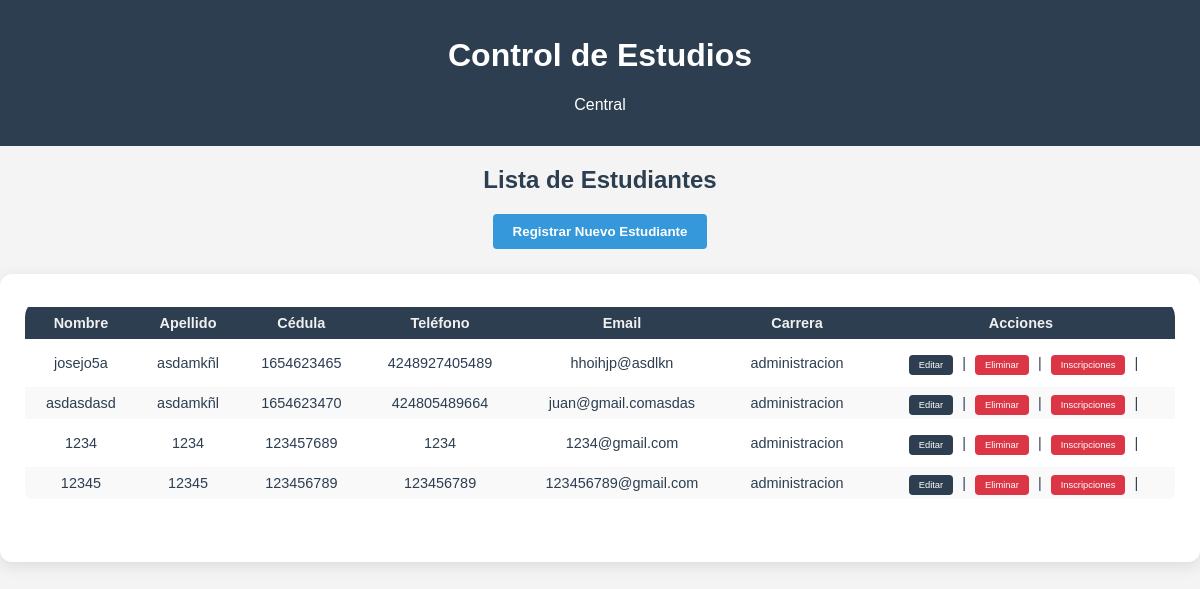
The page /estudiantes/ on the database its author committed.
### modulos/estudiantes/models.py (models this page shows, shortened)
class Estudiante(Persona):
    __tablename__ = 'estudiantes'
    cedula = db.Column(db.String(20), db.ForeignKey('personas.cedula'), primary_key=True)
    carrera_id = db.Column(db.Integer, db.ForeignKey('carreras.id'), nullable=True)
    solvente = db.Column(db.Boolean, default = False)
    deuda = db.Column(db.Float, default=0.0)
    saldo = db.Column(db.Float, default = 0.0)
    carrera = db.relationship('Carrera', back_populates='estudiantes')
    inscripciones = db.relationship('Inscripcion', back_populates='estudiante', cascade="all, delete-orphan")
    notas = db.relationship('Nota', back_populates='estudiante', cascade="all, delete-orphan")
    __mapper_args__ = {
        'polymorphic_identity': 'estudiante',
    }

### modulos/central/models.py (models this page shows, shortened)
class Persona(db.Model):
    __tablename__ = 'personas'
    cedula = db.Column(db.String(20), primary_key=True, unique=True)
    nombre = db.Column(db.String(100), nullable=False)
    apellido = db.Column(db.String(100), nullable=False)
    numero_telefono = db.Column(db.Integer)
    correo_electronico = db.Column(db.String(100), unique=True, nullable=False)
    usuario = db.Column(db.String(50), unique=True, nullable=False)
    contrasenia = db.Column(db.String(100), nullable=False)
    rol = db.Column(db.String(20), nullable=False)
    __mapper_args__ = {
        'polymorphic_identity': 'persona',
        'polymorphic_on': rol
    }

### modulos/control_academico/models.py (models this page shows, shortened)
class Carrera(db.Model):
    __tablename__ = 'carreras'
    id = db.Column(db.Integer, primary_key=True)
    nombre = db.Column(db.String(100), nullable=False, unique=True)
    programas = db.relationship('Programa', back_populates='carrera')
    estudiantes = db.relationship('Estudiante', back_populates='carrera')

### modulos/estudiantes/routes.py (the view)
@bp.route('/')
def index():
    estudiantes = Estudiante.query.all()
    return render_template('estudiantes/listar_estudiantes.html', estudiantes=estudiantes)

### modulos/estudiantes/templates/estudiantes/listar_estudiantes.html (shortened to what this page needs)
{% extends "central/base.html" %}
{% block content %}
<h2 class="titulo-estudiantes">Lista de Estudiantes</h2>
<a href="{{ url_for('estudiantes.nuevo_estudiante') }}">
    <button type="button" class="btn-nuevo-estudiante">Registrar Nuevo Estudiante</button>
</a>
<div class="tabla-estudiantes-contenedor">
    {% if estudiantes %}
        <table class="tabla-estudiantes">
            <thead>
                <tr>
                    <th>Nombre</th>
                    <th>Apellido</th>
                    <th>Cédula</th>
                    <th>Teléfono</th>
                    <th>Email</th>
                    <th>Carrera</th>
                    <th>Acciones</th>
                </tr>
            </thead>
            <tbody>
                {% for estudiante in estudiantes %}
                <tr>
                    <td>{{ estudiante.nombre }}</td>
                    <td>{{ estudiante.apellido }}</td>
                    <td>{{ estudiante.cedula }}</td>
                    <td>{{ estudiante.numero_telefono }}</td>
                    <td>{{ estudiante.correo_electronico }}</td>
                    <td>{{ estudiante.carrera.nombre }}</td>
                    <td>
                        <a href="{{ url_for('estudiantes.editar_estudiante', cedula=estudiante.cedula) }}" class="btn-accion editar">Editar</a> |
                        <a href="{{ url_for('estudiantes.eliminar_estudiante', cedula=estudiante.cedula) }}" class="btn-accion eliminar">Eliminar</a> |
                        <a href="{{ url_for('estudiantes.inscripciones', cedula=estudiante.cedula) }}" class="btn-accion eliminar">Inscripciones</a> |
                    </td>
                </tr>
                {% endfor %}
            </tbody>
        </table>
    {% else %}
        <h2>No hay estudiantes registrados</h2>
    {% endif %}
</div>
{% endblock %}

### modulos/static/css/style.css (style rules this page uses)
body { font-family: Arial, sans-serif; margin: 0; padding: 0; background-color: #f4f4f4; }
.titulo-estudiantes { text-align: center; margin-top: 20px; color: #2c3e50; }
a { text-decoration: none ; }
.btn-nuevo-estudiante { text-decoration: none; display: block; margin: 15px auto 25px auto; padding: 10px 20px; background-color: #3498db; color: white; border: none; border-radius: 4px; font-weight: bold; cursor: pointer; transition: background 0.2s; }
.tabla-estudiantes-contenedor { overflow-x: auto; margin: 0 auto; max-width: 2000px; }
.tabla-estudiantes { width: 100%; max-width: 1500; margin: 0 auto 30px auto; border-collapse: separate; border-spacing: 0 8px; border-radius: 18px; margin-bottom: 30px; background: #fff; overflow: hidden; }
.tabla-estudiantes th, .tabla-estudiantes td { padding: 8px 12px; text-align: center; }
.tabla-estudiantes, .tabla-estudiantes th, .tabla-estudiantes td { font-family: Arial, sans-serif; font-size: 0.95em; color: #2c3e50; }
.tabla-estudiantes th { background-color: #2c3e50; color: #f1f0f0; }
.tabla-estudiantes tr:nth-child(even) { background-color: #f9f9f9; }
.btn-accion { padding: 2px 6px; border-radius: 2px; text-decoration: none; font-size: 0.65em; margin: 0 1px; }
.btn-accion.editar { background: #2c3e50; color: white; }
.btn-accion.eliminar { background: #2c3e50; color: white; }
.btn-accion { padding: 5px 10px; border-radius: 4px; text-decoration: none; color: white; margin: 0 5px; }
.btn-accion.eliminar { background-color: #dc3545; }
.tabla-estudiantes-contenedor { background: white; border-radius: 12px; padding: 25px; box-shadow: 0 4px 16px rgba(0,0,0,0.1); margin-bottom: 30px; }
.tabla-estudiantes-contenedor, .form-container-academico, .stat-card { animation: fadeIn 0.6s ease-out; }
.btn-accion { transition: all 0.2s ease; }

### rows shown on the page
Estudiante: nombre "josejo5a", apellido "asdamkñl", cedula "1654623465", numero_telefono "4248927405489", correo_electronico "hhoihjp@asdlkn", carrera.nombre "administracion"
Estudiante: nombre "asdasdasd", apellido "asdamkñl", cedula "1654623470", numero_telefono "424805489664", correo_electronico "juan@gmail.comasdas", carrera.nombre "administracion"
Estudiante: nombre "1234", apellido "1234", cedula "123457689", numero_telefono "1234", correo_electronico "1234@gmail.com", carrera.nombre "administracion"
Estudiante: nombre "12345", apellido "12345", cedula "123456789", numero_telefono "123456789", correo_electronico "123456789@gmail.com", carrera.nombre "administracion"
